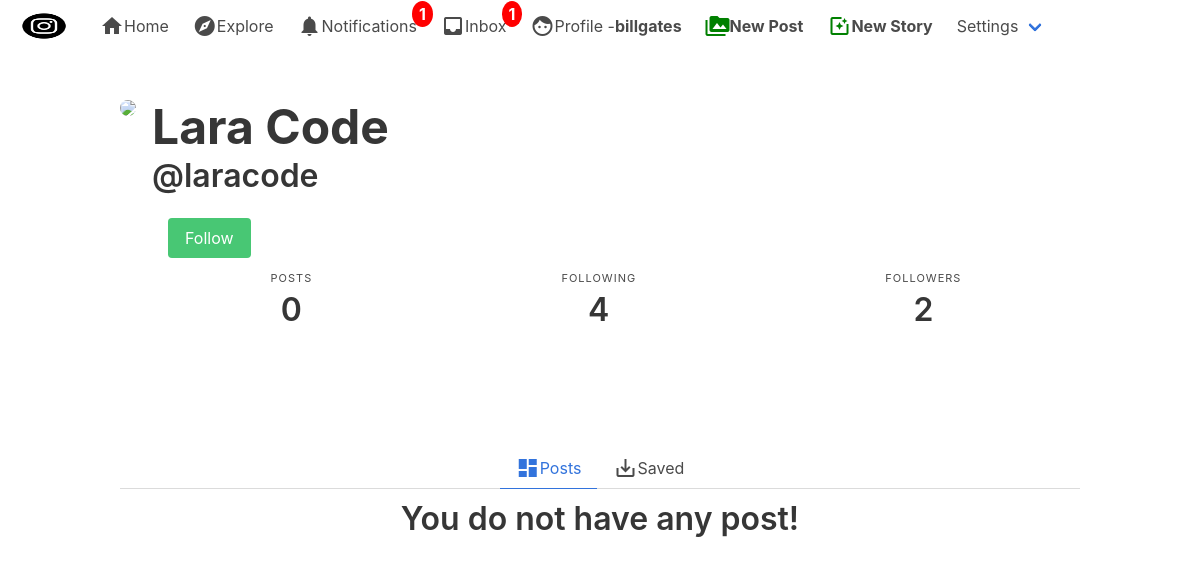
Screenshot of /laracode/ (signed in) with the database file from the repository.
### authy/models.py (models this page shows, shortened)
class Profile(models.Model):
	user = models.OneToOneField(User, on_delete=models.CASCADE, related_name='profile')
	first_name = models.CharField(max_length=50, null=True, blank=True)
	last_name = models.CharField(max_length=50, null=True, blank=True)
	location = models.CharField(max_length=50, null=True, blank=True)
	url = models.CharField(max_length=80, null=True, blank=True)
	profile_info = models.TextField(max_length=150, null=True, blank=True)
	created = models.DateField(auto_now_add=True)
	favorites = models.ManyToManyField(Post)
	picture = models.ImageField(upload_to=user_directory_path, blank=True, null=True, verbose_name='Picture')

### authy/views.py (the view)
# urls.py: path('<username>/', UserProfile, name='profile'),
def UserProfile(request, username):
	user = get_object_or_404(User, username=username)
	profile = Profile.objects.get(user=user)
	url_name = resolve(request.path).url_name
	if url_name == 'profile':
		posts = Post.objects.filter(user=user).order_by('-posted')
	else:
		posts = profile.favorites.all()
	posts_count = Post.objects.filter(user=user).count()
	following_count = Follow.objects.filter(follower=user).count()
	followers_count = Follow.objects.filter(following=user).count()
	follow_status = Follow.objects.filter(following=user, follower=request.user).exists()
	paginator = Paginator(posts, 8)
	page_number = request.GET.get('page')
	posts_paginator = paginator.get_page(page_number)
	template = loader.get_template('profile.html')
	context = {
		'posts': posts_paginator,
		'profile':profile,
		'following_count':following_count,
		'followers_count':followers_count,
		'posts_count':posts_count,
		'follow_status':follow_status,
		'url_name':url_name,
	}
	return HttpResponse(template.render(context, request))

### direct/views.py (called while the page is built)
def checkDirects(request):
	directs_count = 0
	if request.user.is_authenticated:
		directs_count = Message.objects.filter(user=request.user, is_read=False).count()
	return {'directs_count':directs_count}

### notifications/views.py (called while the page is built)
def CountNotifications(request):
	count_notifications = 0
	if request.user.is_authenticated:
		count_notifications = Notification.objects.filter(user=request.user, is_seen=False).count()
	return {'count_notifications':count_notifications}

### instagram_clone/templates/profile.html (shortened to what this page needs)
{% extends 'base.html' %}
{% load static %}
{% block content %}
<article class="media">
  <div class="media-left">
      <figure class="image is-256x256">
        {% if profile.picture %}
          <img class="is-rounded" src="{{ profile.picture.url }}">
        {% else %}
          <img class="is-rounded" src="https://bulma.io/images/placeholders/256x256.png">
        {% endif %}
      </figure>
  </div>
   <div class="media-content">
    <div class="content">
      <h1 style="font-weight: bold;" class="title is-1">{% if profile.first_name %}{{ profile.first_name }} {{ profile.last_name }} {% endif %}</h1>
      <h2 class="subtitle is-3">@{{ profile.user }}</h2>
    {% if user.is_authenticated and user != profile.user %}
      <div class="media-right">
        {% if follow_status == True %}
          <a href="{% url 'follow' profile.user 0 %}" class="button is-danger">Unfollow</a>
        {% else %}
          <a href="{% url 'follow' profile.user 1 %}" class="button is-success">Follow</a>
        {% endif  %}
      </div>
    {% endif %}
    </div>
     <nav class="level is-mobile">
  <div class="level-item has-text-centered">
    <div>
      <p class="heading">Posts</p>
      <p class="title">{{ posts_count }}</p>
    </div>
  </div>
  <div class="level-item has-text-centered">
    <div>
      <p class="heading">Following</p>
      <p class="title">{{ following_count }}</p>
    </div>
  </div>
  <div class="level-item has-text-centered">
    <div>
      <p class="heading">Followers</p>
      <p class="title">{{ followers_count }}</p>
    </div>
  </div>
</nav>
 </div>
</article>
</div>
  </section>
  <section class="section">
    <div class="container">
  <div class="tabs is-centered">
  <ul>
    <li class="{% if url_name == 'profile' %}is-active{% endif %}">
      <a href="{% url 'profile' profile.user %}"><i class="material-icons">dashboard</i>Posts</a>
    </li>
    <li class="{% if url_name == 'profilefavorites' %}is-active{% endif %}">
      <a href="{% url 'profilefavorites' profile.user %}"><i class="material-icons">save_alt</i>Saved</a>
    </li>
  </ul>
</div>
    <div class="columns is-mobile is-multiline is-centered">
    {% for post in posts %}
      <div class="column is-one-quarter">
        <div class="box">
  {% if post.content.first.file.name|slice:"-3:" == 'jpg' or post_item.content.first.file.name|slice:"-3:" == 'png' %}
    <figure class="image is-4by3">
      <a href="{{ post.get_absolute_url }}">
        <img src="{{ post.content.first.file.url }}" alt="Placeholder image">
      </a>
    </figure>
  {% else %}
    <a href="{{ post.get_absolute_url }}">
      <video width="640" controls="controls" preload="metadata">
        <source src="{{ post.content.first.file.url }}#t=0.5" type="video/mp4">
      </video>
    </a>
  {% endif %}
    </div>
      </div>
    {% empty %}
      <br>
      <h3 class="title is-3">You do not have any post!</h3>
    {% endfor %}
      </div>
</div>
  </section>
{% endblock %}

### instagram_clone/templates/base.html (shortened to what this page needs)
{% load static %}
<!DOCTYPE html>
<html>
  <head>
    <link rel="stylesheet" href="{% static 'css/bulma.min.css' %}">
    <link rel="stylesheet" href="{% static 'css/style.css' %}">
  </head>
  <body>
  <nav class="navbar" role="navigation" aria-label="main navigation">
  <div class="navbar-brand">
    <a class="navbar-item" href="">
      <img src="{% static 'img/instagram_black.png' %}" width="64" height="64">
    </a>
  </div>
  <div id="navbarBasicExample" class="navbar-menu">
    <div class="navbar-start">
      <a href="{% url 'index' %}" class="navbar-item">
        <i class="material-icons">home</i>
        Home
      </a>
      <a class="navbar-item">
        <i class="material-icons">explore</i>
        Explore
      </a>
      <a href="{% url 'show-notifications' %}" class="navbar-item">
        <i class="material-icons">notifications</i>
        Notifications
        {% if count_notifications %}
          <span class="badge">{{ count_notifications }}</span>
        {% endif %}
      </a>
      <a href="{% url 'inbox' %}" class="navbar-item">
        <i class="material-icons">inbox</i>
        Inbox
        {% if directs_count %}
        <span class="badge">{{ directs_count }}</span>
        {% endif %}
      </a>
      <a href="{% url 'profile' request.user %}" class="navbar-item">
        <i class="material-icons">face</i>
        Profile - <strong>{{ request.user }}</strong>
      </a>
        <a href="{% url 'newpost' %}" class="navbar-item">
          <i style="color: green;" class="material-icons">perm_media</i>
          <strong>New Post</strong>
        </a>
        <a href="{% url 'newstory' %}" class="navbar-item">
          <i style="color: green;" class="material-icons">photo_filter</i>
          <strong>New Story</strong>
        </a>
      <div class="navbar-item has-dropdown is-hoverable">
        <a class="navbar-link">
          Settings
        </a>
      </div>
    </div>
  </div>
</nav>
  <section class="section">
    <div class="container">
      {% block content %}
      {% endblock %}
  </body>
</html>

### instagram_clone/static/css/style.css (style rules this page uses)
.badge { position: absolute; top: 1px; right: -4px; padding: 1px 7px; border-radius: 50%; background: red; color: white; font-weight: bold; }
* { box-sizing:border-box }

### rows the page displays
Profile: first_name "Lara", last_name "Code", user "laracode"

### other values shown
{{ count_notifications }} "1"
{{ directs_count }} "1"
{{ request.user }} "billgates"
{{ posts_count }} "0"
{{ following_count }} "4"
{{ followers_count }} "2"
